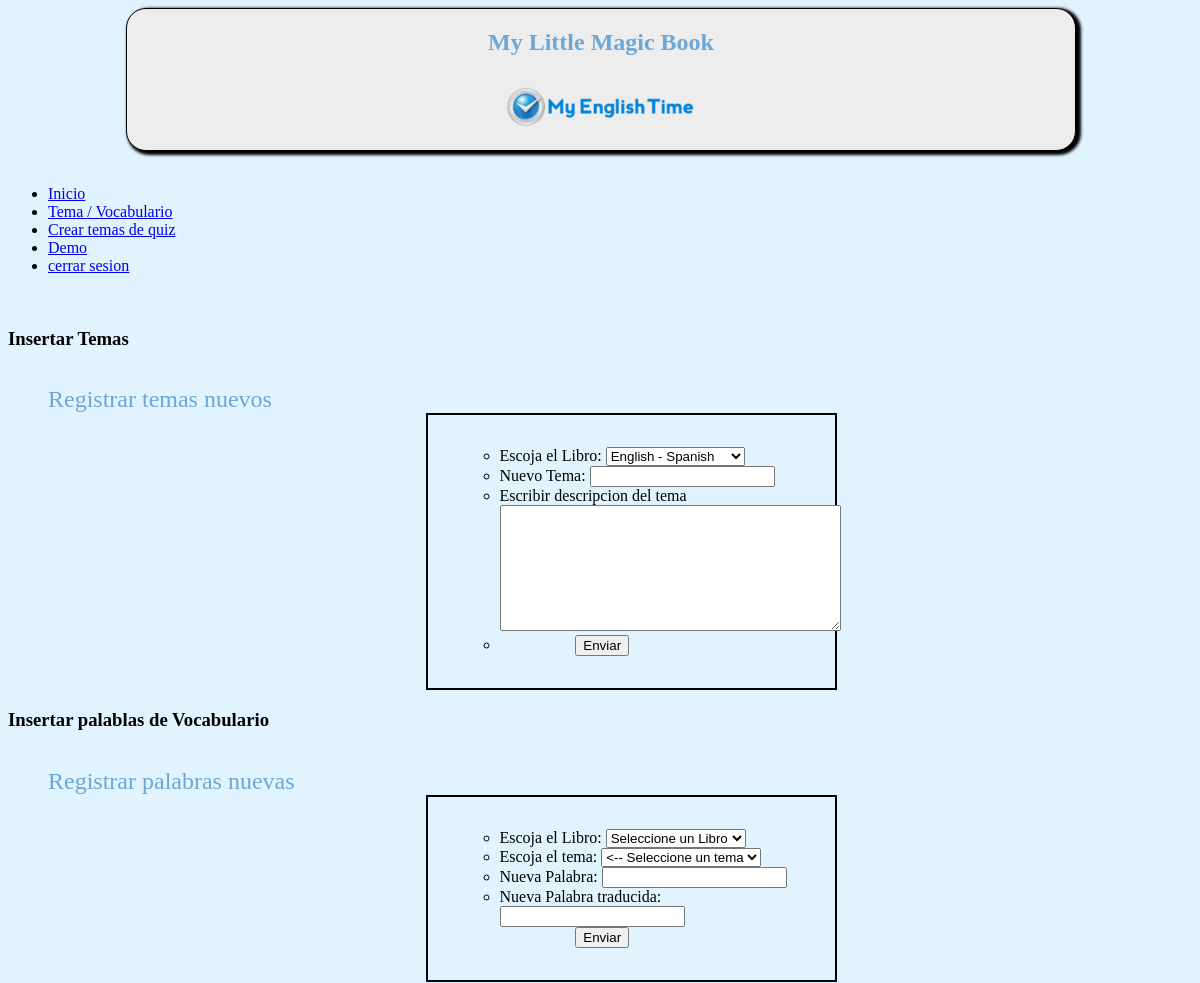
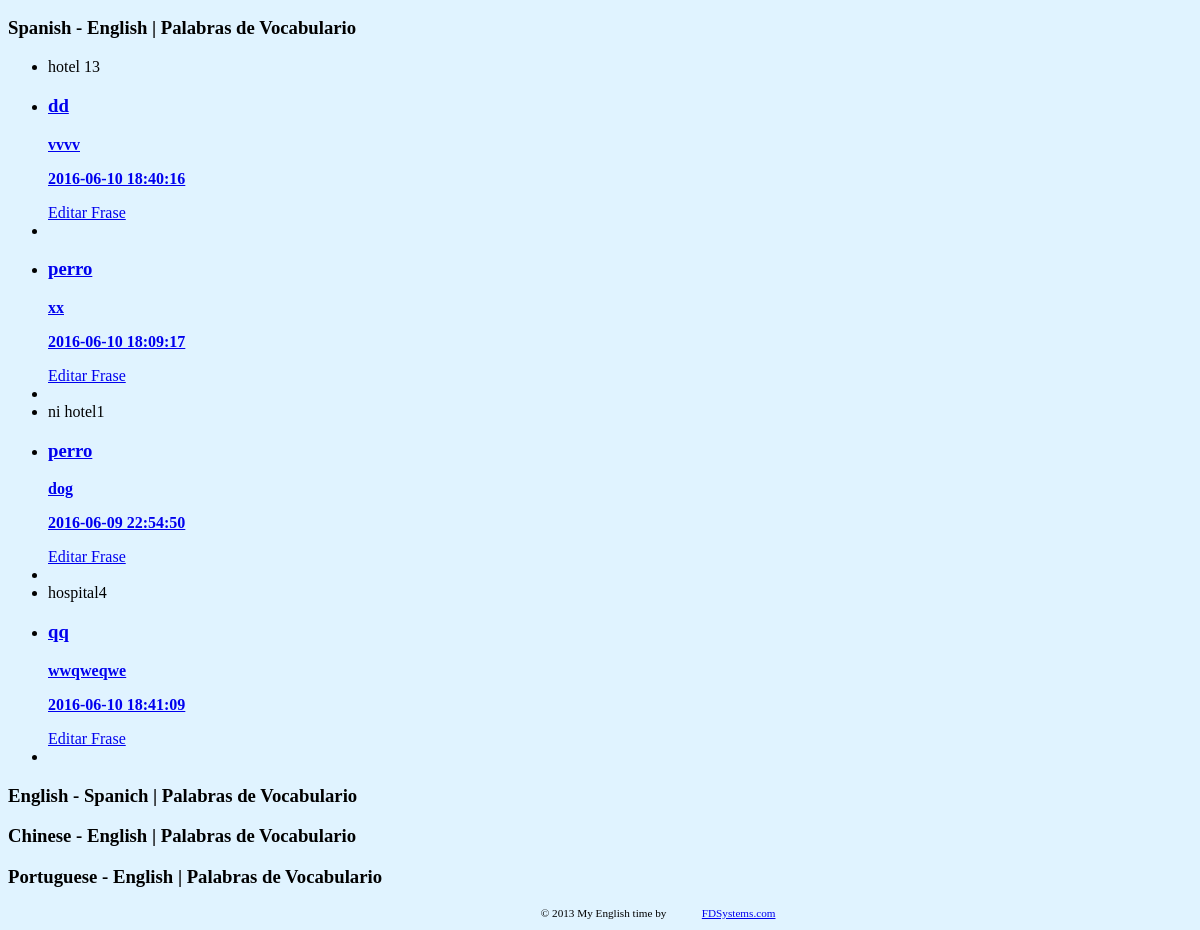
The page /vocabulario.php on the database its author committed (2 pictures, top to bottom).
### tables this page shows
CREATE TABLE `vocabularios` (
  `id` int(11) NOT NULL,
  `id_libro` int(11) DEFAULT NULL,
  `id_tema` int(11) DEFAULT NULL,
  `palabra` varchar(60) DEFAULT NULL,
  `traduccion` varchar(60) DEFAULT NULL,
  `fecha_modificacion` datetime DEFAULT NULL
);

CREATE TABLE `temas` (
  `id` int(11) NOT NULL,
  `libro_id` int(11) NOT NULL,
  `idioma_id` int(20) DEFAULT NULL,
  `nombre_tema` varchar(40) NOT NULL,
  `descripcion_tema` varchar(200) DEFAULT NULL,
  `ultima_fecha` datetime DEFAULT NULL
);

### vocabulario.php (the view, shortened to what the rows shown need)
<!DOCTYPE html>
<html>
    <head>
        <link rel="stylesheet" href="http://code.jquery.com/mobile/1.0.1/jquery.mobile-1.0.1.min.css" />
        <link rel="stylesheet" href="css/estilos.css" />
    </head>
    <body>
        <section id="frases" data-role="page">
            <header>
                <h1 id="titulo">My Little Magic Book </h1>
            </header>
            <article data-role="content">
                <br/>
                <br/>
                                            <?php
                                            require 'scripts/NuevaConexion/ConexionDB.php';
                                            require 'scripts/NuevaConexion/Conf.php';
                                            ?>
                <div data-role="collapsible-set">
                    <div data-role="collapsible" data-collapsed="true">
                        <ul data-role="listview" data-theme="d" data-divider-theme="d">
                            <?php
                            $bd3 = ConexionDB::getInstance();
                            $sql = "select  a.id, b.nombre_tema, a.palabra, a.fecha_modificacion, a.traduccion  from vocabularios a, temas b  where a.id_tema = b.id and a.id_libro = 1 order by a.id_tema, a.fecha_modificacion desc";
                            $result = $bd3->ejecutar($sql);
                            $num_rows = mysqli_num_rows($result);
                            $contador = 0;
                            $identificador_tema = "";
                            if (!$result) {
                                echo " fallo al momento de hacer la consulta";
                            } else {
                                foreach ($result as $fila) {
                                    if ($contador == $num_rows) {
                                        echo "<li data-role='list-divider'></li>";
                                    } else {
                                        if (empty($identificador_tema)) {
                                            echo "<li data-role='list-divider'>" . $fila['nombre_tema'] . "<span class='ui-li-count'>" . $fila['id'] . "</span></li>";
                                            echo "<li>";
                                            echo "<a href='#'>";
                                            echo "<h3>" . $fila['palabra'] . "</h3>";
                                            echo "<p><strong>" . $fila['traduccion'] . "</strong></p>";
                                            echo "<p class='ui-li-aside'><strong>" . $fila['fecha_modificacion'] . "</strong></p>";
                                            echo "</a>";
                                            $flag = $fila['id'];
                                            echo "<a href=\"edita_vocabulario.php?bandera= $flag\">Editar Frase</a>";
                                            echo "</li>";
                                            echo "<li data-role='list-divider'></li>";
                                            $identificador_tema = $fila['nombre_tema'];
                                        } else {
                                            if ($identificador_tema == $fila['nombre_tema']) {
                                                echo "<li>";
                                                echo "<a href='#'>";
                                                echo "<h3>" . $fila['palabra'] . "</h3>";
                                                echo "<p><strong>" . $fila['traduccion'] . "</strong></p>";
                                                echo "<p class='ui-li-aside'><strong>" . $fila['fecha_modificacion'] . "</strong></p>";
                                                echo "</a>";
                                                $flag = $fila['id'];
                                                echo "<a href=\"edita_vocabulario.php?bandera= $flag\">Editar Frase</a>";
                                                echo "</li>";
                                                echo "<li data-role='list-divider'></li>";
                                                $identificador_tema = $fila['nombre_tema'];
                                            } else {
                                                echo "<li data-role='list-divider'>" . $fila['nombre_tema'] . "<span class='ui-li-count'>" . $fila['id'] . "</span></li>";
                                                echo "<li>";
                                                echo "<a href='#'>";
                                                echo "<h3>" . $fila['palabra'] . "</h3>";
                                                echo "<p><strong>" . $fila['traduccion'] . "</strong></p>";
                                                echo "<p class='ui-li-aside'><strong>" . $fila['fecha_modificacion'] . "</strong></p>";
                                                echo "</a>";
                                                $flag = $fila['id'];
                                                echo "<a href=\"edita_vocabulario.php?bandera= $flag\">Editar Frase</a>";
                                                echo "</li>";
                                                echo "<li data-role='list-divider'></li>";
                                                $identificador_tema = $fila['nombre_tema'];
                                            }
                                        }
                                    }
                                }
                            }
                            ?>
                        </ul>
                    </div>
                </div>
            </article>
        </section>
    </body>
</html>

### rows shown on the page
vocabularios: id_tema.nombre_tema "hotel 1", id "3", palabra "dd", traduccion "vvvv", fecha_modificacion "2016-06-10 18:40:16"
vocabularios: palabra "perro", traduccion "xx", fecha_modificacion "2016-06-10 18:09:17"
vocabularios: id_tema.nombre_tema "ni hotel", id "1", palabra "perro", traduccion "dog", fecha_modificacion "2016-06-09 22:54:50"
vocabularios: id_tema.nombre_tema "hospital", id "4", palabra "qq", traduccion "wwqweqwe", fecha_modificacion "2016-06-10 18:41:09"

### other values the page prints
form field select-choice-a "English - Spanish"
